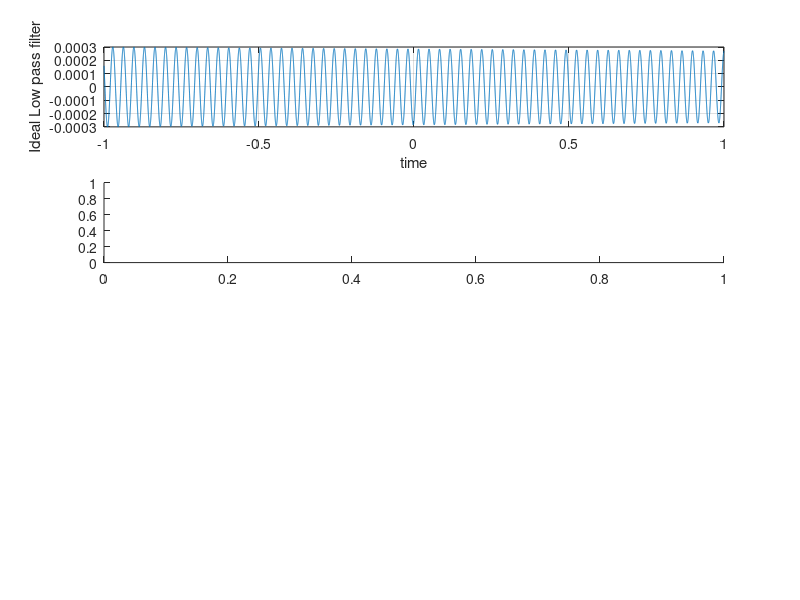

MATLAB code for this plot: (Note: this script raises an error after producing the figure.)
clear all;
close all;
clc;

% Time domain
tStart = -20;
tStep  = 0.0001;
tEnd   = 20;

% Sampling period
Ts = 0.017;

t      = tStart:tStep:tEnd;

% Original signal
x = @(t)(sin(2*pi*t) + 0.2*cos(12*pi*t));

%Ideal low pass filter 
ilpl        = @(t) sinc((t-tStart-1)/Ts);

%Ideal low pass filter fft
ilpl_fft        = @(t) fftshift(fft(sinc((t)/Ts)));

% Impulse ZOH 
zohImpl     = @(t,Ts) rectangularPulse(0,Ts,t-tStart);

% Impulse ZOH fft
zohImpl_fft     = @(t,Ts) fftshift(fft(rectangularPulse(t/Ts)));

% Impulse FOH
fohImpl     = @(t,Ts) triangularPulse((t-tStart-1)/Ts);

% Impulse FOH fft
fohImpl_fft     = @(t,Ts) fftshift(fft(triangularPulse((t)/Ts)));

% Impulse FOH predictive
fohPreImp   = @(t,Ts) (rectangularPulse((t-tStart)/Ts - 1/2) - ...
                            rectangularPulse((t-tStart)/Ts - 3/2) + ...
                             triangularPulse((t-tStart)/Ts - 1));
                         
% Impulse FOH predictive fft
fohPreImp_fft   = @(t,Ts) fftshift(fft((rectangularPulse((t)/Ts - 1/2) - ...
                            rectangularPulse((t)/Ts - 3/2) + ...
                             triangularPulse((t)/Ts - 1))));
                         
% Samples
nSamples = (tEnd-tStart)/Ts; 
samples  = 0:nSamples;

% Sampled signal
xSampled = zeros(1,length(t));
xSampled(1:Ts/tStep:end) = x(samples*Ts);                            
                         
tt = -1:1e-4:1;                       
figure(1);
subplot(4,1,1);
plot(tt,ilpl(tt),"DisplayName","Ideal Low pass filter");
grid on; box on; axis tight;
ylabel("Ideal Low pass filter");
xlabel("time");

subplot(4,1,2);
plot(tt,zohImpl(tt,Ts),"DisplayName","Zero Order Hold");
grid on; box on; axis tight;
ylabel("Zero Order Hold");
xlabel("time");

subplot(4,1,3);
plot(tt,fohImpl(tt,Ts),"DisplayName","First Order Hold");
grid on; box on; axis tight;
ylabel("First Order Hold");
xlabel("time");

subplot(4,1,4);
plot(tt,fohPreImp(tt,Ts),"DisplayName","Predictive First Order Hold");
grid on; box on; axis tight;  
ylabel("Predictive First Order Hold");
xlabel("time");

tt = -1:1e-4:1;                       
figure(1);
subplot(4,1,1);
plot(tt,ilpl_fft(tt),"DisplayName","Ideal Low pass filter");
grid on; box on; axis tight;
ylabel("Ideal Low pass filter");
xlabel("time");

subplot(4,1,2);
plot(tt,zohImpl_fft(tt,Ts),"DisplayName","Zero Order Hold");
grid on; box on; axis tight;
ylabel("Zero Order Hold");
xlabel("time");

subplot(4,1,3);
plot(tt,fohImpl_fft(tt,Ts),"DisplayName","First Order Hold");
grid on; box on; axis tight;
ylabel("First Order Hold");
xlabel("time");

subplot(4,1,4);
plot(tt,fohPreImp_fft(tt,Ts),"DisplayName","Predictive First Order Hold");
grid on; box on; axis tight;  
ylabel("Predictive First Order Hold");
xlabel("time");

% % Convolution with impulse response
xILPL        = conv(ilpl(t),xSampled);
xZoh         = conv(zohImpl(t,Ts),xSampled);
xFoh         = conv(fohImpl(t,Ts),xSampled);
xFohPreImp   = conv(fohPreImp(t,Ts),xSampled);
% 

xILPL        = xILPL(1:length(t));
xZoh         = xZoh(1:length(t));
xFoh         = xFoh(1:length(t));
xFohPreImp   = xFohPreImp(1:length(t));

% Plot
figure(2);
hold all;
subplot(6,1,1);
plot(t,x(t),"DisplayName","Input Signal");
ylabel("Magnitude");
xlabel("time");
title("Input Signal");

subplot(6,1,2);
plot(t,xSampled, "DisplayName","Sampled Signal");

subplot(6,1,3);
plot(t,xILPL,'r',"DisplayName","Ideal Low pass filter");
ylabel("Magnitude");
xlabel("time");
title("Reconstructed Signal, Ideal Low pass Filter");

subplot(6,1,4);
plot(t,xZoh,'r',"DisplayName","Zero Order Hold");
ylabel("Magnitude");
xlabel("time");
title("Reconstructed Signal, Zero Order Hold");
   
subplot(6,1,5);
plot(t,xFoh,'r',"DisplayName","First Order Hold");
ylabel("Magnitude");
xlabel("time");
title("Reconstructed Signal, First Order Hold");

subplot(6,1,6);
plot(t,xFohPreImp,"DisplayName","Impulse Predictive FOH predictive");
ylabel("Magnitude");
xlabel("time");
title("Reconstructed Signal, Predictive First Order Hold");